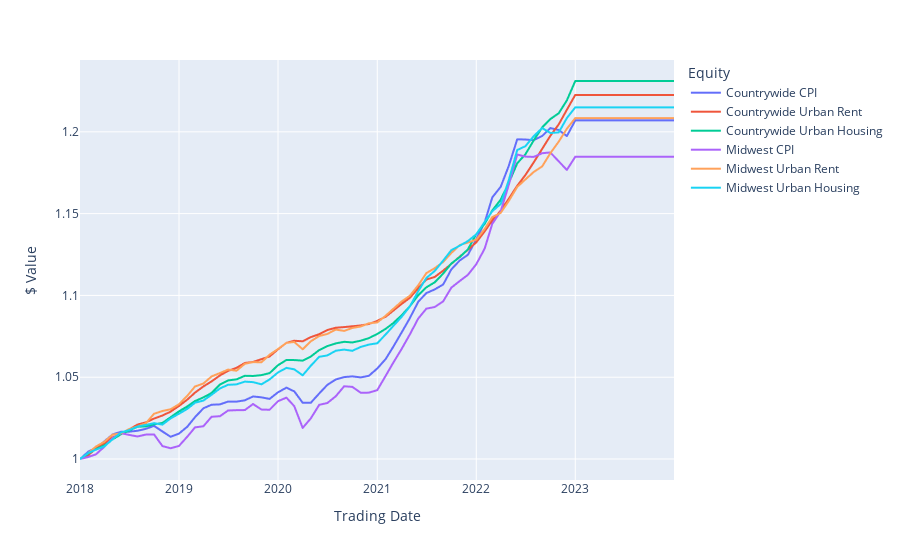

Here is the notebook cell this chart was saved with:
### Code cell
exploring_inflation.compare_regions(['Countrywide','Midwest'],2018,2023,type='Normal')

### Figure 1 — Plotly figure (JSON) as saved in the notebook; plotly's stock layout.template omitted (floating-point values rounded to 4 significant figures; data arrays with more than 128 entries replaced by an {"elided": "..."} marker saying what was removed)
{"data": [{"hovertemplate": "Equity=Countrywide CPI<br>Trading Date=%{x}<br>$ Value=%{y}<extra></extra>", "legendgroup": "Countrywide CPI", "line": {"color": "#636efa", "dash": "solid"}, "marker": {"symbol": "circle"}, "mode": "lines", "name": "Countrywide CPI", "showlegend": true, "type": "scattergl", "x": {"elided": "2191 str values"}, "xaxis": "x", "y": {"elided": "2191 float values"}, "yaxis": "y"}, {"hovertemplate": "Equity=Countrywide Urban Rent<br>Trading Date=%{x}<br>$ Value=%{y}<extra></extra>", "legendgroup": "Countrywide Urban Rent", "line": {"color": "#EF553B", "dash": "solid"}, "marker": {"symbol": "circle"}, "mode": "lines", "name": "Countrywide Urban Rent", "showlegend": true, "type": "scattergl", "x": {"elided": "2191 str values"}, "xaxis": "x", "y": {"elided": "2191 float values"}, "yaxis": "y"}, {"hovertemplate": "Equity=Countrywide Urban Housing<br>Trading Date=%{x}<br>$ Value=%{y}<extra></extra>", "legendgroup": "Countrywide Urban Housing", "line": {"color": "#00cc96", "dash": "solid"}, "marker": {"symbol": "circle"}, "mode": "lines", "name": "Countrywide Urban Housing", "showlegend": true, "type": "scattergl", "x": {"elided": "2191 str values"}, "xaxis": "x", "y": {"elided": "2191 float values"}, "yaxis": "y"}, {"hovertemplate": "Equity=Midwest CPI<br>Trading Date=%{x}<br>$ Value=%{y}<extra></extra>", "legendgroup": "Midwest CPI", "line": {"color": "#ab63fa", "dash": "solid"}, "marker": {"symbol": "circle"}, "mode": "lines", "name": "Midwest CPI", "showlegend": true, "type": "scattergl", "x": {"elided": "2191 str values"}, "xaxis": "x", "y": {"elided": "2191 float values"}, "yaxis": "y"}, {"hovertemplate": "Equity=Midwest Urban Rent<br>Trading Date=%{x}<br>$ Value=%{y}<extra></extra>", "legendgroup": "Midwest Urban Rent", "line": {"color": "#FFA15A", "dash": "solid"}, "marker": {"symbol": "circle"}, "mode": "lines", "name": "Midwest Urban Rent", "showlegend": true, "type": "scattergl", "x": {"elided": "2191 str values"}, "xaxis": "x", "y": {"elided": "2191 float values"}, "yaxis": "y"}, {"hovertemplate": "Equity=Midwest Urban Housing<br>Trading Date=%{x}<br>$ Value=%{y}<extra></extra>", "legendgroup": "Midwest Urban Housing", "line": {"color": "#19d3f3", "dash": "solid"}, "marker": {"symbol": "circle"}, "mode": "lines", "name": "Midwest Urban Housing", "showlegend": true, "type": "scattergl", "x": {"elided": "2191 str values"}, "xaxis": "x", "y": {"elided": "2191 float values"}, "yaxis": "y"}], "layout": {"legend": {"title": {"text": "Equity"}, "tracegroupgap": 0}, "margin": {"t": 60}, "xaxis": {"anchor": "y", "domain": [0, 1], "title": {"text": "Trading Date"}}, "yaxis": {"anchor": "x", "domain": [0, 1], "title": {"text": "$ Value"}}}}
